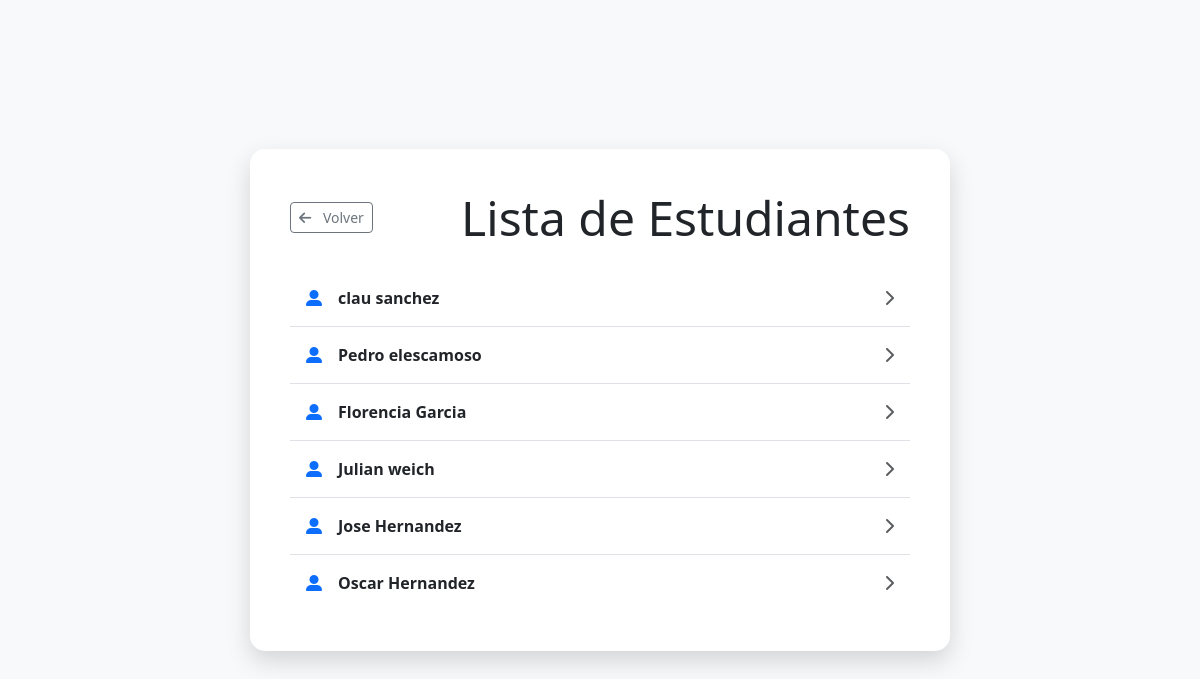
The page /estudiantes/ on the database its author committed.
### web1/models.py (models this page shows, shortened)
class Estudiante(models.Model):
    nombre = models.CharField(blank=False, max_length=100)
    apellido = models.CharField(max_length=100)
    email = models.EmailField(unique=True)

### web1/views.py (the view)
# urls.py: path('estudiantes/', lista_estudiantes, name='lista_estudiantes'),
def lista_estudiantes(request):
    estudiantes = Estudiante.objects.all()
    return render(request, 'web1/estudiantes_list.html', {'estudiantes': estudiantes})

### web1/templates/web1/estudiantes_list.html (shortened to what this page needs)
<!DOCTYPE html>
<html lang="es">
<head>
    <link href="https://cdn.jsdelivr.net/npm/bootstrap@5.3.3/dist/css/bootstrap.min.css" rel="stylesheet">
    <link rel="stylesheet" href="https://cdnjs.cloudflare.com/ajax/libs/font-awesome/6.5.2/css/all.min.css" />
</head>
<body>
    <div class="main-card">
        <div class="d-flex justify-content-between align-items-center mb-4">
            <button class="btn btn-outline-secondary btn-sm btn-animated" onclick="history.back()">
                <i class="fas fa-arrow-left me-2"></i> Volver
            </button>
            <h1 class="display-5 text-dark mb-0">Lista de Estudiantes</h1>
        </div>
        <ul class="list-group list-group-flush">
            {% for estudiante in estudiantes %}
                <a href="{% url 'web1:lista_estudiantes' %}{{ estudiante.pk }}"
                   class="list-group-item list-group-item-action d-flex align-items-center py-3 btn-animated">
                    <i class="fas fa-user-alt me-3 text-primary"></i>
                    <span class="fw-bold text-dark">{{ estudiante.nombre }} {{ estudiante.apellido }}</span>
                    <i class="fas fa-chevron-right ms-auto text-muted"></i>
                </a>
            {% endfor %}
        </ul>
    </div>
</body>
</html>

### web1/templates/web1/estudiantes_list.html (style rules this page uses)
body { min-height: 100vh; display: flex; justify-content: center; align-items: center; background-color: #f8f9fa; padding: 20px; }
.main-card { background-color: #ffffff; border-radius: 15px; box-shadow: 0 10px 25px rgba(0, 0, 0, 0.15); padding: 40px; max-width: 700px; width: 100%; }
.btn-animated { transition: transform 0.2s ease-in-out, box-shadow 0.2s ease-in-out; }

### rows shown on the page
Estudiante: nombre "clau", apellido "sanchez"
Estudiante: nombre "Pedro", apellido "elescamoso"
Estudiante: nombre "Florencia", apellido "Garcia"
Estudiante: nombre "Julian", apellido "weich"
Estudiante: nombre "Jose", apellido "Hernandez"
Estudiante: nombre "Oscar", apellido "Hernandez"
